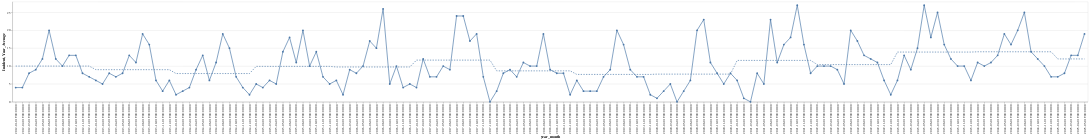

This figure's notebook cell:
### Code cell
line_overall + average_year

### Figure 1 — Vega-Lite specification as saved in the notebook (floating-point values rounded to 4 significant figures; data arrays with more than 128 entries replaced by an {"elided": "..."} marker saying what was removed)
{"config": {"view": {"continuousWidth": 300, "continuousHeight": 300}}, "layer": [{"mark": {"type": "line", "point": true}, "encoding": {"x": {"field": "year_month", "type": "ordinal"}, "y": {"field": "Incident", "type": "quantitative"}}}, {"mark": {"type": "line", "strokeDash": [4, 4]}, "encoding": {"x": {"field": "year_month", "type": "ordinal"}, "y": {"field": "Year_Average", "type": "quantitative"}}}], "data": {"name": "data-db14cbd3a46a4872a3469de48c97c041"}, "$schema": "https://vega.github.io/schema/vega-lite/v5.20.1.json", "datasets": {"data-db14cbd3a46a4872a3469de48c97c041": {"elided": "161 records"}}}
